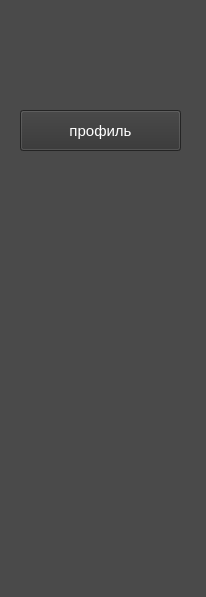
<?xml version="1.0" encoding="UTF-8"?>
<ui version="4.0">
 <class>Form</class>
 <widget class="QWidget" name="Form">
  <property name="geometry">
   <rect>
    <x>0</x>
    <y>0</y>
    <width>206</width>
    <height>597</height>
   </rect>
  </property>
  <property name="windowTitle">
   <string>Form</string>
  </property>
  <property name="styleSheet">
   <string notr="true">background-color: #4a4a4a;</string>
  </property>
  <widget class="QPushButton" name="pushButton">
   <property name="geometry">
    <rect>
     <x>20</x>
     <y>110</y>
     <width>161</width>
     <height>41</height>
    </rect>
   </property>
   <property name="font">
    <font>
     <pointsize>11</pointsize>
    </font>
   </property>
   <property name="styleSheet">
    <string notr="true">QPushButton {
	background-color: #333333;
	color: white;
}</string>
   </property>
   <property name="text">
    <string>профиль</string>
   </property>
  </widget>
 </widget>
 <resources/>
 <connections/>
</ui>
